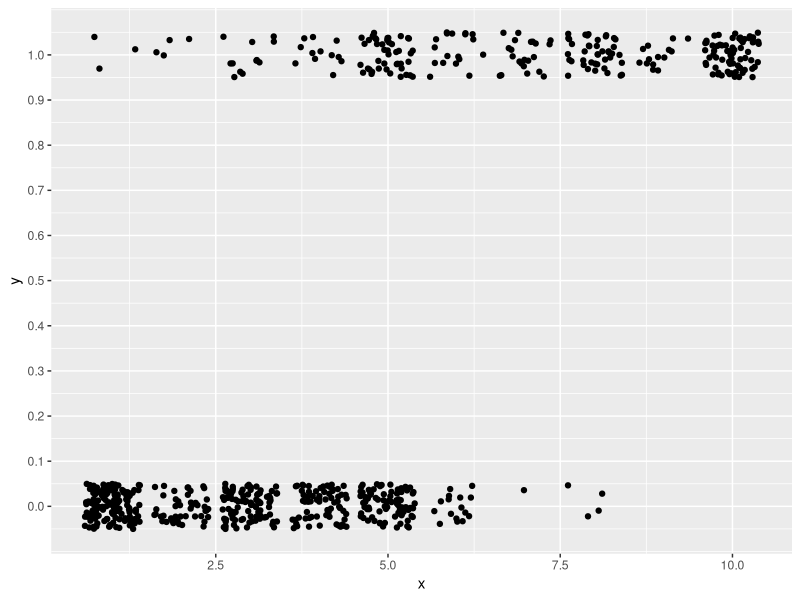
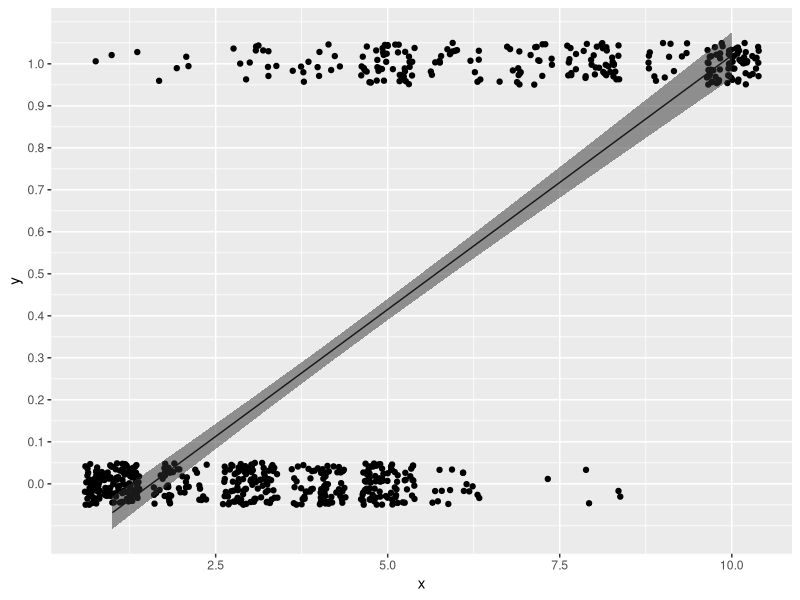
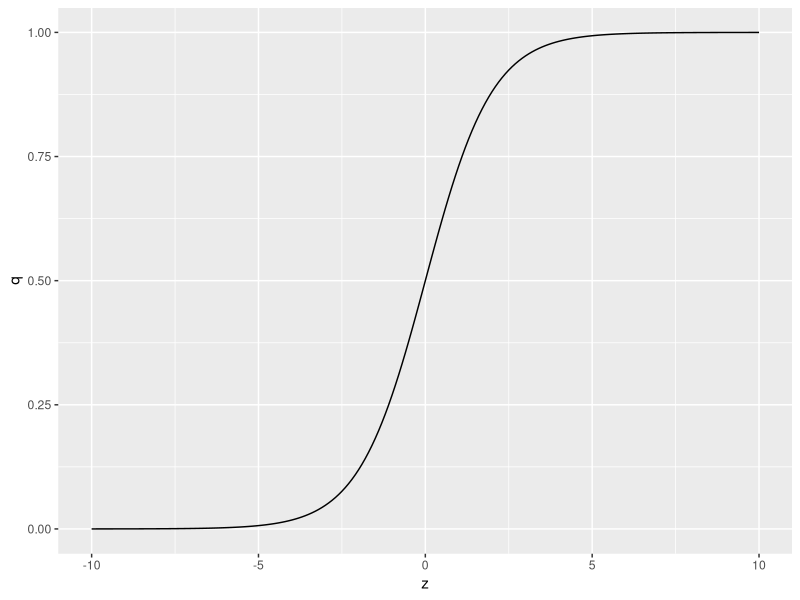
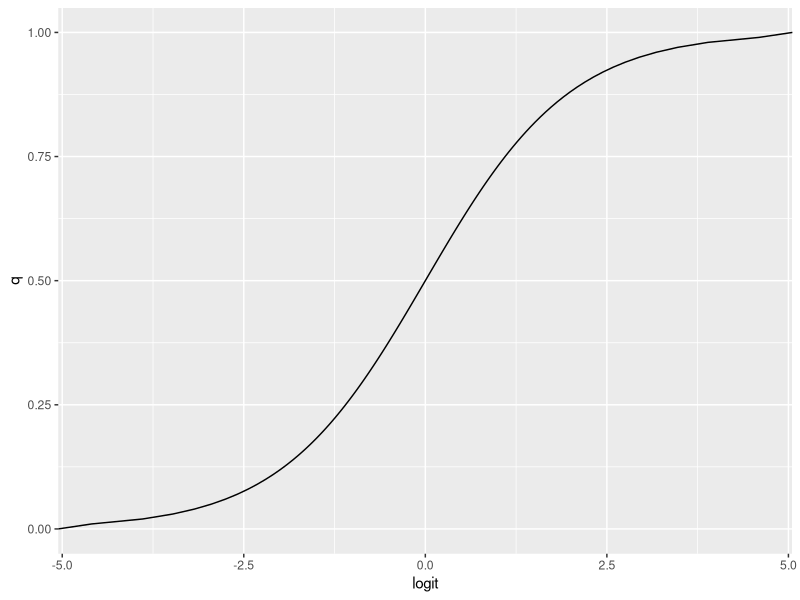
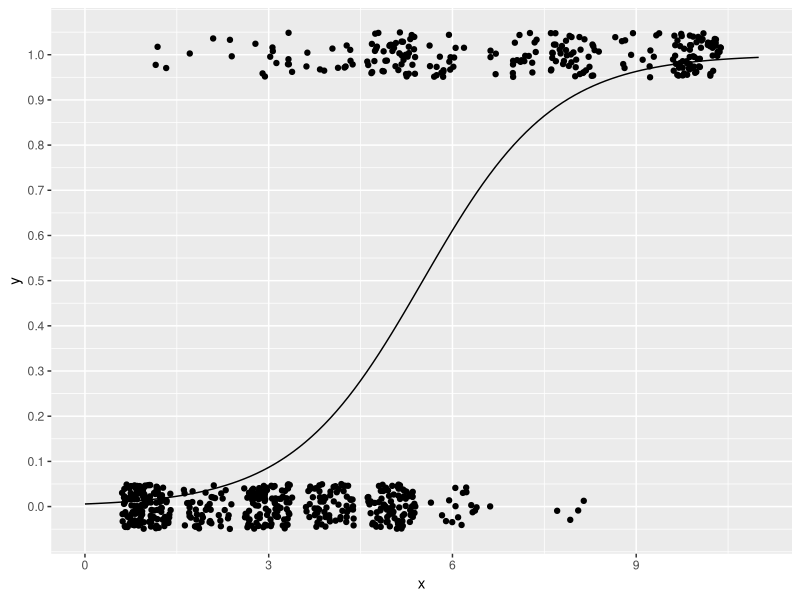

Generate these figures, in order, with R:
## ---- chunk 1
knitr::opts_chunk$set(echo = TRUE)
library(ggplot2)
library(MASS)
library(knitr)
set.seed(1)
## ---- chunk 2

knitr::kable(data.frame(分析 = c("線形モデル", "ロジスティック回帰", "ポアソン回帰"),
                          応答変数の種類 = c("連続量", "二値(0 or 1)", "カウントデータ（0を含む正の整数）"),
             応答変数が従う確率分布 = c("正規分布", "二項分布", "ポアソン回帰"),
             リンク関数 = c("なし", "ロジット", "対数")))

## ---- chunk 3
library(MASS) 

dat = biopsy
dat$y = ifelse(dat$class == "malignant", 1, 0) #classがbenignならばゼロ、それ以外なら1という変数yを作る
dat$x = dat$V1 #V1という変数をxという名前に変える
head(dat)

## ---- chunk 4

ggplot2::ggplot() + 
  ggplot2::geom_jitter(data = dat, aes(x = x, y = y), height = 0.05) + 
  ggplot2::scale_y_continuous(breaks = seq(0,1,0.1))

## ---- chunk 5
result_lm = lm(data = dat, y ~ 1 + x)
summary(result_lm)
## ---- chunk 6

predict_lm = predict(result_lm, interval = "confidence", level = 0.95) #直線の95%信頼区間を求める
dat_predict = cbind(dat, predict_lm)

ggplot2::ggplot() + 
  ggplot2::geom_jitter(data = dat, aes(x = x, y = y), height = 0.05) + 
  ggplot2::geom_line(data = dat_predict, aes(x = x, y = fit)) + 
  ggplot2::geom_ribbon(data = dat_predict, aes(x = x, ymax = upr, ymin = lwr), alpha = 0.5) + 
  ggplot2::scale_y_continuous(breaks = seq(0,1,0.1))


## ---- chunk 7

q = 0.5
rand = rbinom(n =20, size = 1, prob = q)
rand

## ---- chunk 8

z = seq(-10, 10, 0.1) #-10から10まで0.1刻みのベクトルzを作成
q = exp(z)/(1+exp(z)) #上の式にzを代入して、qを求める
d = data.frame(z = z, q = q) #グラフを作るために、データフレームを作る

ggplot2::ggplot()+
  ggplot2::geom_line(data = d, aes(x=z, y=q))

## ---- chunk 9
result_glm = glm(data = dat, y ~ 1 + x, family = binomial(link="logit"))
## ---- chunk 10
summary(result_glm)
## ---- chunk 11

q = seq(0, 1, 0.01)
logit = log(q/(1-q))
sample_dat = data.frame(q = q, logit = logit)

ggplot2::ggplot() + 
  ggplot2::geom_line(data = sample_dat, aes(x = logit, y = q))


## ---- chunk 12

new = data.frame(x = seq(0, 11, 0.1))
predict_glm = predict(result_glm, newdata = new, type = "response") 
dat_predict = data.frame(new, y = predict_glm)

ggplot2::ggplot() + 
  ggplot2::geom_jitter(data = dat, aes(x = x, y = y), height = 0.05) + 
  ggplot2::geom_line(data = dat_predict, aes(x = x, y = y)) + 
  ggplot2::scale_y_continuous(breaks = seq(0,1,0.1))


## ---- chunk 13

Disease = c(0, 0, 0, 0, 0, 1, 0, 0, 0, 1, 0, 0, 1, 0,  1, 0, 1, 0, 1, 1, 1, 1, 1, 1, 0, 1, 1, 1, 1, 1)
BMI = c(15, 16, 16, 18, 19, 20, 21, 22, 22, 23, 23, 23, 24, 24, 24, 30, 31, 31, 33, 34, 34, 34, 35, 36, 40, 40, 40, 41, 43, 43)
Exercise = c(2, 1, 1, 2, 0, 3, 1, 1, 4, 4, 2, 3, 1, 3, 1, 2, 3, 2, 1, 3, 0, 1, 3, 2, 0, 2, 2, 3, 0, 4)
Sleep = c(7, 4, 5, 4, 4, 6, 5, 6, 4, 6, 4, 7, 4, 7, 4, 6, 5, 4, 5, 6, 7, 5, 4, 6, 4, 7, 5, 5, 4, 7)

data_q01 = data.frame(Disease = Disease, 
                       BMI = BMI, 
                       Exercise = Exercise, 
                       Sleep = Sleep)

